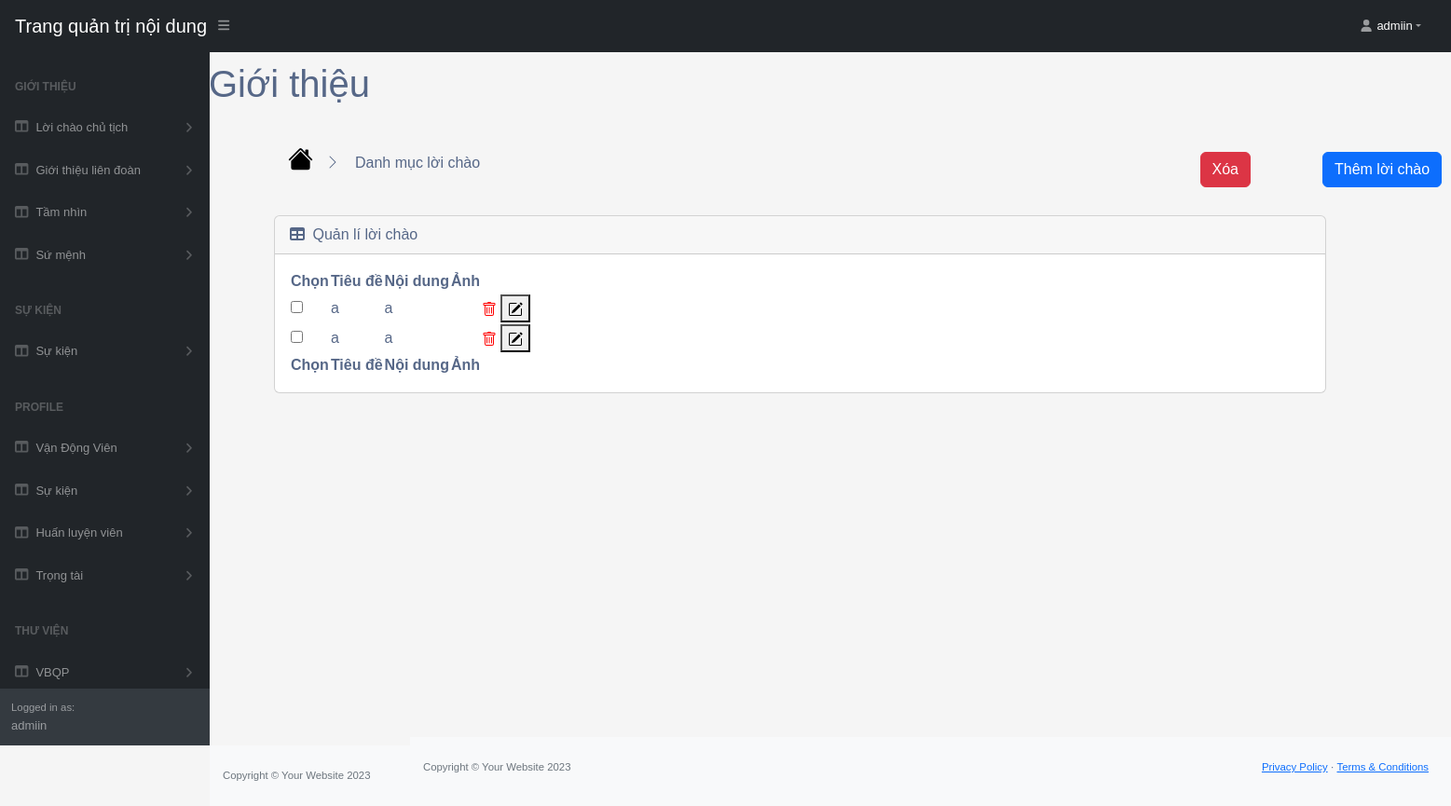
Screenshot of /intro/greeting/list/ (signed in) with the database file from the repository.
### app/models_intro.py (models this page shows, shortened)
class Greeting(models.Model):
    title = models.CharField(null=False, max_length=100)
    description = models.TextField(null=False)
    image = models.ImageField(null=True, blank=True)
    @property
    def ImageURL(self):
        try:
            url = self.image.url
        except:
            url = ''
        return url

### app/views_intro_greeting.py (the view, shortened to what this page needs)
def list(request):
    if request.user.is_authenticated:
        greetings = Greeting.objects.all()
        return render(request, 'intro/tables_greeting.html', {'greetings': greetings})
    return render(request, 'intro/tables_greeting.html', {'greetings': None})

### app/templates/intro/tables_greeting.html (shortened to what this page needs)
{% extends 'app/base.html' %}
{% load static %}
    {% block table_greeting %}
    <div class="container-fluid px-0 mt-0">
        <nav class="sb-topnav navbar navbar-expand navbar-dark bg-dark">
            <a class="navbar-brand ps-3" href="{% url '' %}">Trang quản trị nội dung</a>
            <button class="btn btn-link btn-sm order-1 order-lg-0 me-4 me-lg-0" id="sidebarToggle" href="#!"><i class="fas fa-bars"></i></button>
            <ul class="navbar-nav ms-auto ms-md-0 me-3 me-lg-4">
                <li class="nav-item dropdown">
                    <a class="nav-link dropdown-toggle" id="navbarDropdown" href="#" role="button" data-bs-toggle="dropdown" aria-expanded="false" ><i class="fas fa-user fa-fw" style="transform: translate(-3px, 0px);"></i><span style="color: white; transform: translate(18px, 16px);">{{request.user}}</span></a>
                </li>
            </ul>
        </nav>
        <div id="layoutSidenav">
            <div id="layoutSidenav_nav">
                <nav class="sb-sidenav accordion sb-sidenav-dark" id="sidenavAccordion">
                    <div class="sb-sidenav-menu">
                        <div class="nav">
                            <div class="sb-sidenav-menu-heading">Giới thiệu</div>
                            <a class="nav-link collapsed" href="#" data-bs-toggle="collapse" data-bs-target="#collapseLayout1" aria-expanded="false" aria-controls="collapseLayout1">
                                <div class="sb-nav-link-icon"><i class="fas fa-columns"></i></div>
                                Lời chào chủ tịch
                                <div class="sb-sidenav-collapse-arrow"><i class="fas fa-angle-down"></i></div>
                            </a>
                            <a class="nav-link collapsed" href="#" data-bs-toggle="collapse" data-bs-target="#collapseLayout5" aria-expanded="false" aria-controls="collapseLayout5">
                                <div class="sb-nav-link-icon"><i class="fas fa-columns"></i></div>
                                Giới thiệu liên đoàn
                                <div class="sb-sidenav-collapse-arrow"><i class="fas fa-angle-down"></i></div>
                            </a>
                            <a class="nav-link collapsed" href="#" data-bs-toggle="collapse" data-bs-target="#collapseLayout13" aria-expanded="false" aria-controls="collapseLayout13">
                                <div class="sb-nav-link-icon"><i class="fas fa-columns"></i></div>
                                Tầm nhìn
                                <div class="sb-sidenav-collapse-arrow"><i class="fas fa-angle-down"></i></div>
                            </a>
                            <a class="nav-link collapsed" href="#" data-bs-toggle="collapse" data-bs-target="#collapseLayout14" aria-expanded="false" aria-controls="collapseLayout14">
                                <div class="sb-nav-link-icon"><i class="fas fa-columns"></i></div>
                                Sứ mệnh
                                <div class="sb-sidenav-collapse-arrow"><i class="fas fa-angle-down"></i></div>
                            </a>
                        <div class="sb-sidenav-menu-heading">Sự kiện</div>
                            <a class="nav-link collapsed" href="#" data-bs-toggle="collapse" data-bs-target="#collapseLayout2" aria-expanded="false" aria-controls="collapseLayout2">
                                <div class="sb-nav-link-icon"><i class="fas fa-columns"></i></div>
                                Sự kiện
                                <div class="sb-sidenav-collapse-arrow"><i class="fas fa-angle-down"></i></div>
                            </a>
                            <div class="sb-sidenav-menu-heading">Profile</div>
                            <a class="nav-link collapsed" href="#" data-bs-toggle="collapse" data-bs-target="#collapseLayout7" aria-expanded="false" aria-controls="collapseLayout7">
                                <div class="sb-nav-link-icon"><i class="fas fa-columns"></i></div>
                                Vận Động Viên
                                <div class="sb-sidenav-collapse-arrow"><i class="fas fa-angle-down"></i></div>
                            </a>
                            <a class="nav-link collapsed" href="#" data-bs-toggle="collapse" data-bs-target="#collapseLayout8" aria-expanded="false" aria-controls="collapseLayout8">
                                <div class="sb-nav-link-icon"><i class="fas fa-columns"></i></div>
                                Sự kiện
                                <div class="sb-sidenav-collapse-arrow"><i class="fas fa-angle-down"></i></div>
                            </a>
                            <a class="nav-link collapsed" href="#" data-bs-toggle="collapse" data-bs-target="#collapseLayout33" aria-expanded="false" aria-controls="collapseLayout33">
                                <div class="sb-nav-link-icon"><i class="fas fa-columns"></i></div>
                                Huấn luyện viên
                                <div class="sb-sidenav-collapse-arrow"><i class="fas fa-angle-down"></i></div>
                            </a>
                            <a class="nav-link collapsed" href="#" data-bs-toggle="collapse" data-bs-target="#collapseLayout9" aria-expanded="false" aria-controls="collapseLayout9">
                                <div class="sb-nav-link-icon"><i class="fas fa-columns"></i></div>
                                Trọng tài
                                <div class="sb-sidenav-collapse-arrow"><i class="fas fa-angle-down"></i></div>
                            </a>
                            <div class="sb-sidenav-menu-heading">Thư viện</div>
                            <a class="nav-link collapsed" href="#" data-bs-toggle="collapse" data-bs-target="#collapseLayout10" aria-expanded="false" aria-controls="collapseLayout10">
                                <div class="sb-nav-link-icon"><i class="fas fa-columns"></i></div>
                                VBQP
                                <div class="sb-sidenav-collapse-arrow"><i class="fas fa-angle-down"></i></div>
                            </a>
                        </div>
                    </div>
                    <div class="sb-sidenav-footer" style="visibility: {{user_login}}">
                        <div class="small">Logged in as:</div>
                        {{request.user}}
                    </div>
                </nav>
            </div>
            <div id="layoutSidenav_content">
                <main style="transform: translate(-130px, -50px);">
                <div class="container-fluid px-1">
                    <div class="container-fluid" id="myDiv">
                        <h1 class="mt-4" style="transform: translate(-70px, -20px); ">Giới thiệu</h1>
                    <a href="{% url '' %}">
                    </a>
                    <a class="dropdown-item" href="{% url '' %}" style="transform: translate(87px,-6.5px); font-size: 16px;">Danh mục lời chào</a>
                        <a href="{% url 'greeting' %}">
                            <button type="button" class="btn btn-primary" style="transform: translate(1125px, -30px);">Thêm lời chào</button>
                        </a>
                        <div class="card mb-4" style="font-size: 16px;">
                            <div class="card-header">
                                <i class="fas fa-table me-1"></i>
                                Quản lí lời chào
                            </div>
                            <div class="card-body">
                                <form method="post" action="{% url 'list_greeting' %}">
                                <table id="datatablesSimple">
                                    <thead>
                                        <tr>
                                            <th>Chọn</th>
                                            <th>Tiêu đề</th>
                                            <th>Nội dung</th>
                                            <th>Ảnh</th>
                                            <th></th>
                                        </tr>
                                    </thead>
                                    <tfoot>
                                        <tr>
                                            <th>Chọn</th>
                                            <th>Tiêu đề</th>
                                            <th>Nội dung</th>
                                            <th>Ảnh</th>
                                            <th></th>
                                        </tr>
                                    </tfoot>
                                    <tbody>
                                        {% for greeting in greetings %}
                                        <tr>
                                          <td>
                                              <input name="delete_id" type="checkbox" value="{{ greeting.id }}">
                                          </td>
                                          <td>{{ greeting.title }}</td>
                                          <td>{{ greeting.description }}</td>
                                          <td>
                                          </td>
                                            <td>
                                        <button type="submit" name="delete_id" value="{{ greeting.id }}" class="delete-button">
                                        </button>
                                        <button type="submit" name="edit_id" value="{{ greeting.id }}" class="edit-button">
                                        </button>
                                          </td>
                                        </tr>
                                        {% endfor %}
                                      </tbody>
                                </table>
                                    <button type="submit" class="btn btn-danger" id="deleteButton" style="position: fixed;  top: 101px; right: 85px;">Xóa</button>
                                </form>
                            </div>
                        </div>
                    </div>
                    </div>
                </main>
                <footer class="py-4 bg-light mt-auto">
                    <div class="container-fluid px-4">
                        <div class="d-flex align-items-center justify-content-between small">
                            <div class="text-muted">Copyright &copy; Your Website 2023</div>
                            <div>
                                <a href="#">Privacy Policy</a>
                                &middot;
                                <a href="#">Terms &amp; Conditions</a>
                            </div>
                        </div>
                    </div>
                </footer>
            </div>
        </div>
        </div>
    {% endblock table_greeting %}

### rows the page displays
Greeting: title "a", description "a", {{ greeting.id }} 2 (drawn)
Greeting: title "a", description "a", {{ greeting.id }} 3 (drawn)

### other values shown
{{ request.user }} "admiin"
